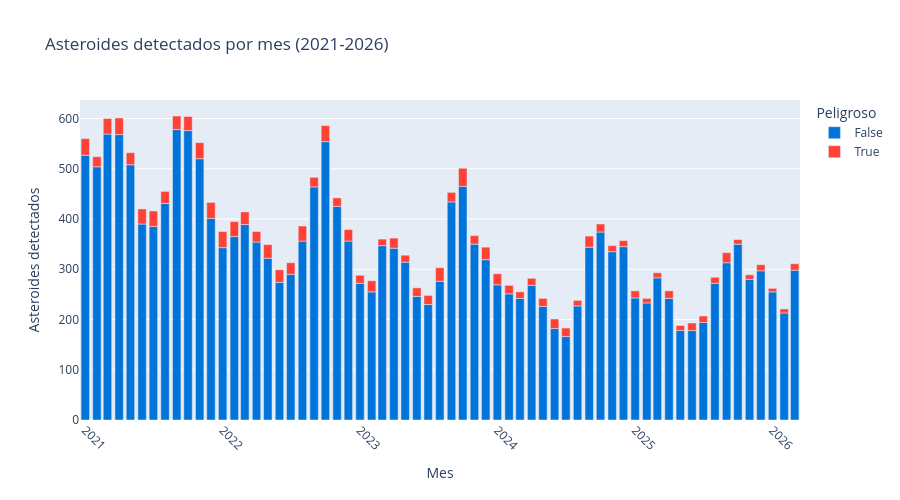

Notebook cell for this chart:
### Markdown cell above
### Timeline de asteroides detectados por mes

### Code cell
df['close_approach_date'] = pd.to_datetime(df['close_approach_date'])
df['year_month'] = df['close_approach_date'].dt.to_period('M').astype(str)

timeline = df.groupby(['year_month', 'is_potentially_hazardous']).size().reset_index(name='count')

fig = px.bar(
    timeline,
    x='year_month',
    y='count',
    color='is_potentially_hazardous',
    color_discrete_map={True: '#FF4136', False: '#0074D9'},
    labels={
        'year_month': 'Mes',
        'count': 'Asteroides detectados',
        'is_potentially_hazardous': 'Peligroso'
    },
    title='Asteroides detectados por mes (2021-2026)'
)

fig.update_layout(height=500, xaxis_tickangle=45)
fig.show()

### Figure 1 — Plotly figure (JSON) as saved in the notebook; plotly's stock layout.template omitted (floating-point values rounded to 4 significant figures)
{"data": [{"hovertemplate": "Peligroso=False<br>Mes=%{x}<br>Asteroides detectados=%{y}<extra></extra>", "legendgroup": "False", "marker": {"color": "#0074D9", "pattern": {"shape": ""}}, "name": "False", "orientation": "v", "showlegend": true, "textposition": "auto", "type": "bar", "x": ["2021-01", "2021-02", "2021-03", "2021-04", "2021-05", "2021-06", "2021-07", "2021-08", "2021-09", "2021-10", "2021-11", "2021-12", "2022-01", "2022-02", "2022-03", "2022-04", "2022-05", "2022-06", "2022-07", "2022-08", "2022-09", "2022-10", "2022-11", "2022-12", "2023-01", "2023-02", "2023-03", "2023-04", "2023-05", "2023-06", "2023-07", "2023-08", "2023-09", "2023-10", "2023-11", "2023-12", "2024-01", "2024-02", "2024-03", "2024-04", "2024-05", "2024-06", "2024-07", "2024-08", "2024-09", "2024-10", "2024-11", "2024-12", "2025-01", "2025-02", "2025-03", "2025-04", "2025-05", "2025-06", "2025-07", "2025-08", "2025-09", "2025-10", "2025-11", "2025-12", "2026-01", "2026-02", "2026-03"], "xaxis": "x", "y": [527, 504, 569, 568, 508, 390, 385, 431, 578, 576, 520, 401, 343, 365, 389, 354, 322, 274, 290, 356, 464, 554, 425, 356, 272, 255, 347, 342, 314, 246, 230, 276, 434, 465, 350, 319, 269, 251, 242, 268, 226, 182, 166, 227, 344, 374, 335, 345, 243, 233, 283, 242, 178, 178, 194, 272, 313, 350, 280, 297, 255, 213, 298], "yaxis": "y"}, {"hovertemplate": "Peligroso=True<br>Mes=%{x}<br>Asteroides detectados=%{y}<extra></extra>", "legendgroup": "True", "marker": {"color": "#FF4136", "pattern": {"shape": ""}}, "name": "True", "orientation": "v", "showlegend": true, "textposition": "auto", "type": "bar", "x": ["2021-01", "2021-02", "2021-03", "2021-04", "2021-05", "2021-06", "2021-07", "2021-08", "2021-09", "2021-10", "2021-11", "2021-12", "2022-01", "2022-02", "2022-03", "2022-04", "2022-05", "2022-06", "2022-07", "2022-08", "2022-09", "2022-10", "2022-11", "2022-12", "2023-01", "2023-02", "2023-03", "2023-04", "2023-05", "2023-06", "2023-07", "2023-08", "2023-09", "2023-10", "2023-11", "2023-12", "2024-01", "2024-02", "2024-03", "2024-04", "2024-05", "2024-06", "2024-07", "2024-08", "2024-09", "2024-10", "2024-11", "2024-12", "2025-01", "2025-02", "2025-03", "2025-04", "2025-05", "2025-06", "2025-07", "2025-08", "2025-09", "2025-10", "2025-11", "2025-12", "2026-01", "2026-02", "2026-03"], "xaxis": "x", "y": [33, 20, 31, 33, 24, 30, 31, 24, 27, 28, 32, 32, 32, 30, 25, 21, 27, 25, 23, 30, 19, 32, 17, 23, 16, 22, 13, 20, 14, 17, 18, 27, 19, 36, 17, 25, 22, 17, 13, 14, 16, 19, 17, 11, 22, 16, 12, 12, 14, 9, 10, 15, 10, 15, 13, 12, 20, 9, 9, 12, 7, 8, 13], "yaxis": "y"}], "layout": {"barmode": "relative", "height": 500, "legend": {"title": {"text": "Peligroso"}, "tracegroupgap": 0}, "title": {"text": "Asteroides detectados por mes (2021-2026)"}, "xaxis": {"anchor": "y", "domain": [0, 1], "tickangle": 45, "title": {"text": "Mes"}}, "yaxis": {"anchor": "x", "domain": [0, 1], "title": {"text": "Asteroides detectados"}}}}
